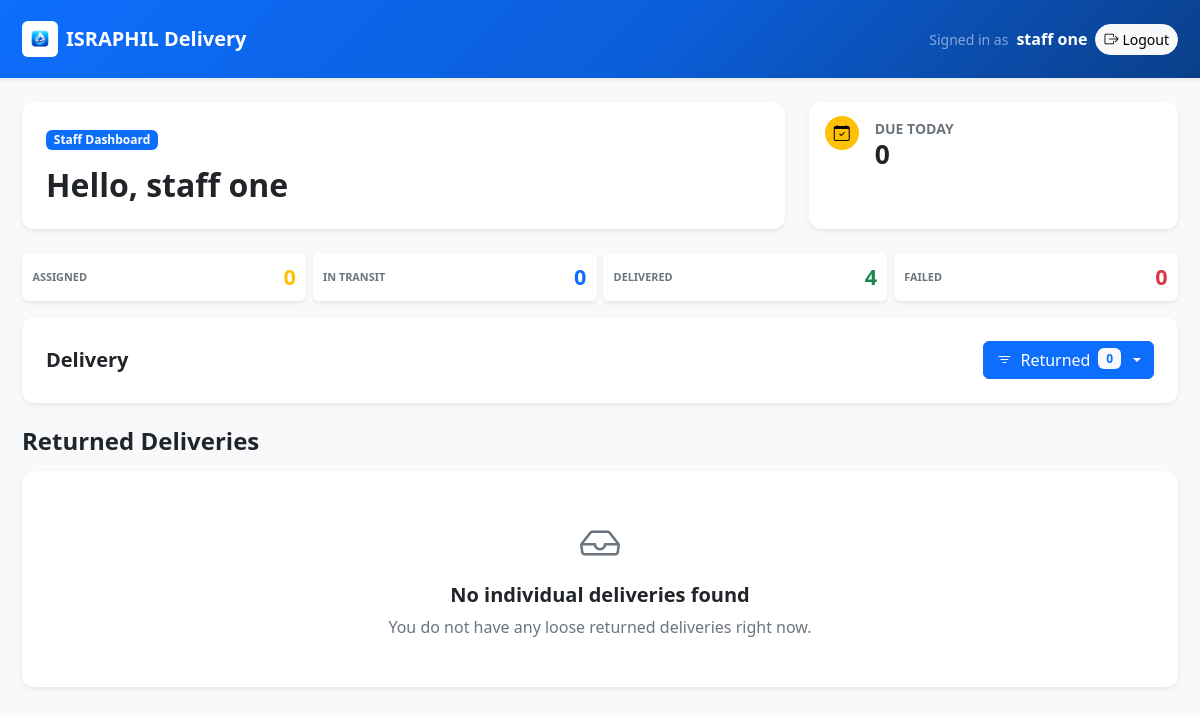
Before: /pages/staff/dashboard.php?status=returned (signed in) with the older database file.
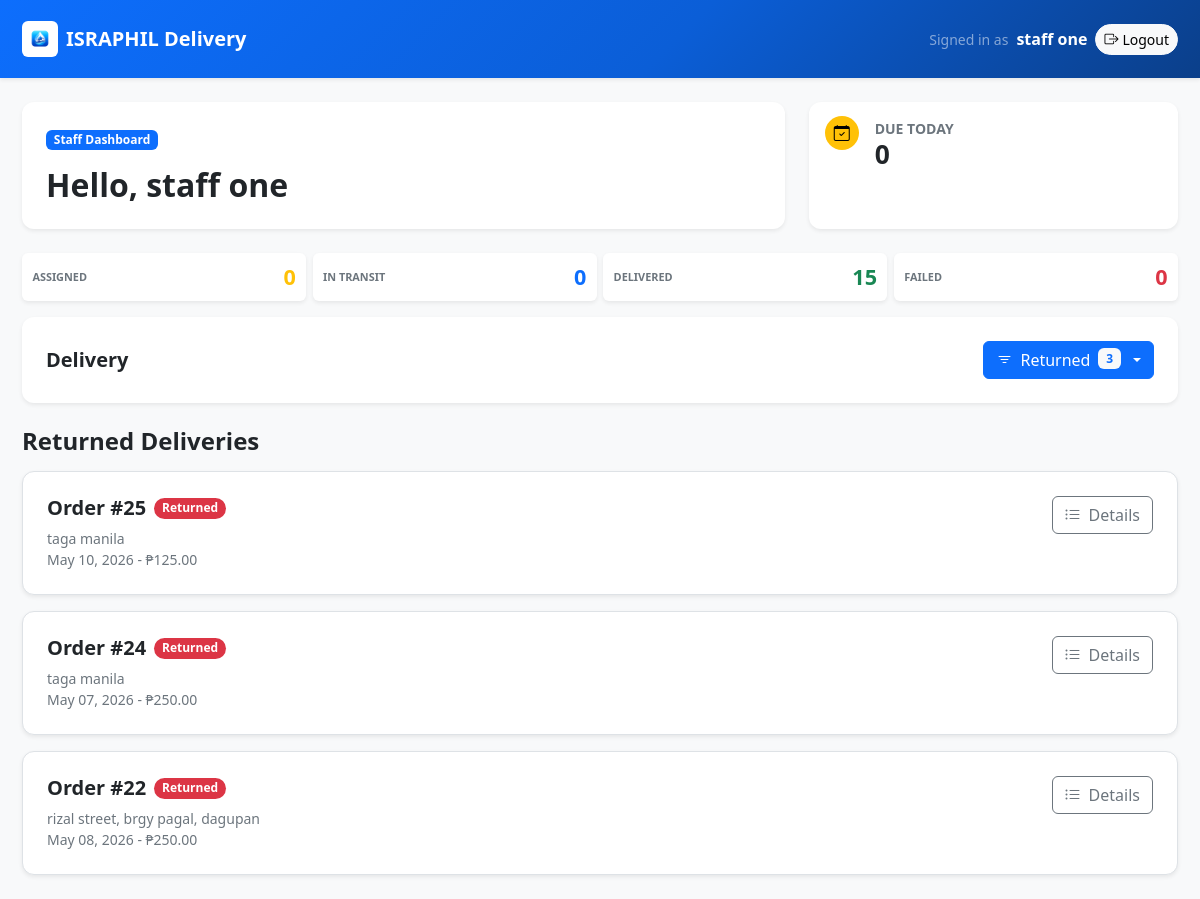
After: the same page with the newer database file.
### tables this page shows
CREATE TABLE `deliveries` (
  `delivery_id` int(11) NOT NULL,
  `order_id` int(11) NOT NULL,
  `staff_id` int(11) NOT NULL,
  `assigned_by` int(11) DEFAULT NULL,
  `assigned_at` timestamp NOT NULL DEFAULT current_timestamp(),
  `delivered_at` timestamp NULL DEFAULT NULL,
  `delivery_notes` text DEFAULT NULL,
  `delivery_status` enum('assigned','in_transit','delivered','failed','returned','cancelled') DEFAULT 'assigned',
  `proof_of_delivery` varchar(255) DEFAULT NULL
);

CREATE TABLE `orders` (
  `order_id` int(11) NOT NULL,
  `customer_id` int(11) NOT NULL,
  `order_date` timestamp NOT NULL DEFAULT current_timestamp(),
  `delivery_date` date DEFAULT NULL,
  `delivery_address` text NOT NULL,
  `delivery_street` text DEFAULT NULL,
  `delivery_barangay` varchar(120) DEFAULT NULL,
  `delivery_city` varchar(120) DEFAULT NULL,
  `delivery_province` varchar(120) DEFAULT NULL,
  `contact_number` varchar(20) DEFAULT NULL,
  `total_amount` decimal(10,2) DEFAULT 0.00,
  `payment_method` enum('cash_on_delivery','online_payment') DEFAULT 'cash_on_delivery',
  `payment_status` enum('pending','paid','failed') DEFAULT 'pending',
  `order_status` enum('pending','confirmed','processing','out_for_delivery','delivered','cancelled','returned') DEFAULT 'pending',
  `notes` text DEFAULT NULL,
  `created_at` timestamp NOT NULL DEFAULT current_timestamp(),
  `updated_at` timestamp NOT NULL DEFAULT current_timestamp() ON UPDATE current_timestamp()
);

### includes/auth.php (called while the page is built, shortened)
<?php
function require_active_session($conn, $allowed_roles, $redirect_path) {
    $user_id = (int) $_SESSION['user_id'];
    $stmt = $conn->prepare("SELECT user_id, username, full_name, role, status FROM users WHERE user_id = ? LIMIT 1");
    $stmt->bind_param("i", $user_id);
    $stmt->execute();
    $user = $stmt->get_result()->fetch_assoc();
    return $user;
}

### includes/order_logic.php (called while the page is built, shortened)
<?php
function sanitize_status_filter($value, $allowed, $default = 'all') {
    return in_array($value, $allowed, true) ? $value : $default;
}

### pages/staff/dashboard.php (the view, shortened to what the changed rows need)
<?php
require_once '../../includes/db_connect.php';
require_once '../../includes/auth.php';
require_once '../../includes/order_logic.php';
$staff_user = require_active_session($conn, ['staff'], '../../index.php');
$staff_id = (int) ($staff_user['user_id'] ?? ($_SESSION['user_id'] ?? 0));
$staff_name = $staff_user['full_name'] ?? ($_SESSION['full_name'] ?? 'Delivery Staff');
$status_filter = sanitize_status_filter($_GET['status'] ?? 'assigned', ['all', 'assigned', 'in_transit', 'delivered', 'failed', 'returned', 'cancelled'], 'assigned');
$where_clause = "AND d.delivery_status = ?";
$order_clause = "ORDER BY o.delivery_date ASC, d.assigned_at ASC";
if (in_array($status_filter, ['delivered', 'failed', 'returned', 'cancelled'], true)) {
    $order_clause = "ORDER BY COALESCE(d.delivered_at, d.assigned_at, o.order_date) DESC";
}
$deliveries_query = "
    SELECT d.*, o.order_id, o.customer_id, o.delivery_address, o.contact_number,
           o.delivery_date, o.total_amount, o.notes as order_notes,
           order_items.item_summary, order_items.total_quantity,
           c.full_name as customer_name, c.phone as customer_phone
    FROM deliveries d
    JOIN orders o ON d.order_id = o.order_id
    LEFT JOIN (
        SELECT oi.order_id,
               GROUP_CONCAT(CONCAT(i.item_name, ' x', oi.quantity) ORDER BY i.item_name SEPARATOR ', ') as item_summary,
               SUM(oi.quantity) as total_quantity
        FROM order_items oi
        JOIN inventory i ON oi.inventory_id = i.inventory_id
        GROUP BY oi.order_id
    ) order_items ON o.order_id = order_items.order_id
    JOIN users c ON o.customer_id = c.user_id
    WHERE d.staff_id = ? $where_clause
    AND NOT EXISTS (
        SELECT 1
        FROM delivery_batch_items bi
        JOIN delivery_batches b ON b.batch_id = bi.batch_id
        WHERE bi.order_id = d.order_id
            AND bi.item_status = 'active'
            AND b.batch_status IN ('assigned', 'in_transit')
    )
    $order_clause
";
$stmt = $conn->prepare($deliveries_query);
$delivery_rows = [];
if ($stmt) {
    if ($status_filter === 'all') {
        $stmt->bind_param("i", $staff_id);
    } else {
        $stmt->bind_param("is", $staff_id, $status_filter);
    }
    $stmt->execute();
    $deliveries = $stmt->get_result();
    $delivery_rows = $deliveries ? $deliveries->fetch_all(MYSQLI_ASSOC) : [];
} else {
    $error = "Unable to load your deliveries.";
}
$counts = [
    'assigned' => 0,
    'in_transit' => 0,
    'delivered' => 0,
    'failed' => 0,
    'returned' => 0,
    'cancelled' => 0,
    'total' => 0,
];
$counts_result = $conn->query("
    SELECT
        SUM(CASE WHEN delivery_status = 'assigned' THEN 1 ELSE 0 END) as assigned,
        SUM(CASE WHEN delivery_status = 'in_transit' THEN 1 ELSE 0 END) as in_transit,
        SUM(CASE WHEN delivery_status = 'delivered' THEN 1 ELSE 0 END) as delivered,
        SUM(CASE WHEN delivery_status = 'failed' THEN 1 ELSE 0 END) as failed,
        SUM(CASE WHEN delivery_status = 'returned' THEN 1 ELSE 0 END) as returned,
        SUM(CASE WHEN delivery_status = 'cancelled' THEN 1 ELSE 0 END) as cancelled,
        COUNT(*) as total
    FROM deliveries WHERE staff_id = $staff_id
");
if ($counts_result) {
    $counts = array_merge($counts, $counts_result->fetch_assoc() ?: []);
}
$queue_filter_labels = [
    'all' => 'All',
    'assigned' => 'Assigned',
    'in_transit' => 'In Transit',
    'delivered' => 'Delivered',
    'failed' => 'Failed',
    'returned' => 'Returned',
    'cancelled' => 'Cancelled',
];
function staff_delivery_status_badge_class($status) {
    switch ($status) {
        case 'failed':
        case 'returned':
            return 'text-bg-danger';
    }
}
function staff_delivery_status_label($status) {
    return ucfirst(str_replace('_', ' ', (string) $status));
}
function staff_format_date($value, $format = 'M d, Y') {
    $timestamp = strtotime((string) $value);
    return date($format, $timestamp);
}
function staff_excerpt($value, $length = 88) {
    $value = trim((string) $value);
    if ($value === '' || strlen($value) <= $length) {
        return $value;
    }
    return substr($value, 0, max(0, $length - 3)) . '...';
}
?>
<!DOCTYPE html>
<html lang="en">
<head>
    <link href="https://cdn.jsdelivr.net/npm/bootstrap@5.3.3/dist/css/bootstrap.min.css" rel="stylesheet">
    <link href="https://cdn.jsdelivr.net/npm/bootstrap-icons@1.11.3/font/bootstrap-icons.min.css" rel="stylesheet">
    <link href="../../style/staff/dashboard.css?v=20260522d" rel="stylesheet">
</head>
<body class="bg-light">
    <main class="container staff-shell py-4">
        <section class="row g-4 align-items-stretch mb-4">
            <div class="col-lg-8">
                <div class="card border-0 shadow-sm h-100 staff-card">
                    <div class="card-body p-4">
                        <h1 class="h2 fw-bold mb-0">Hello, <?php echo htmlspecialchars($staff_name); ?></h1>
                    </div>
                </div>
            </div>
        </section>
        <section class="row g-2 mb-3 staff-stat-strip">
            <div class="col-3">
                <a href="?status=delivered" class="card h-100 border-0 shadow-sm text-decoration-none stat-card <?php echo $status_filter === 'delivered' ? 'border-top border-4 border-success' : ''; ?>">
                    <div class="card-body d-flex align-items-center justify-content-between gap-2">
                        <span class="text-secondary small fw-semibold text-uppercase">Delivered</span>
                        <div class="staff-stat-count fw-bold text-success"><?php echo (int) ($counts['delivered'] ?? 0); ?></div>
                    </div>
                </a>
            </div>
        </section>
        <section class="card border-0 shadow-sm mb-4 staff-card">
            <div class="card-body p-3 p-sm-4">
                <div class="d-flex align-items-center justify-content-between gap-3 flex-wrap">
                    <div>
                        <h2 class="h5 fw-bold mb-0">Delivery</h2>
                    </div>
                    <div class="dropdown">
                        <button class="btn btn-primary dropdown-toggle d-inline-flex align-items-center gap-2" type="button" data-bs-toggle="dropdown" aria-expanded="false">
                            <i class="bi bi-filter" aria-hidden="true"></i>
                            <?php echo htmlspecialchars($queue_filter_labels[$status_filter] ?? 'Assigned'); ?>
                            <span class="badge text-bg-light text-primary">
                                <?php echo (int) ($status_filter === 'all' ? ($counts['total'] ?? 0) : ($counts[$status_filter] ?? 0)); ?>
                            </span>
                        </button>
                    </div>
                </div>
            </div>
        </section>
        <?php if (!empty($delivery_rows) || in_array($status_filter, ['delivered', 'failed', 'returned', 'cancelled'], true)): ?>
        <section class="mb-3">
            <h2 class="h4 fw-bold mb-0"><?php echo in_array($status_filter, ['delivered', 'failed', 'returned', 'cancelled'], true) ? htmlspecialchars(staff_delivery_status_label($status_filter)) . ' Deliveries' : 'Other Deliveries'; ?></h2>
        </section>
        <section class="d-grid gap-3">
            <?php if (!empty($delivery_rows)): ?>
                <?php foreach ($delivery_rows as $d):
                    $delivery_id = (int) ($d['delivery_id'] ?? 0);
                    $order_id = (int) ($d['order_id'] ?? 0);
                    $delivery_status = (string) ($d['delivery_status'] ?? 'assigned');
                    $delivery_date = (string) ($d['delivery_date'] ?? '');
                    $is_today = $delivery_date === date('Y-m-d') && $delivery_status === 'assigned';
                    $delivery_address = (string) ($d['delivery_address'] ?? '');
                    $total_amount = (float) ($d['total_amount'] ?? 0);
                    $details_id = 'looseDelivery' . $delivery_id;
                ?>
                <article class="card border shadow-sm delivery-card <?php echo $is_today ? 'is-today' : ''; ?>">
                    <div class="card-body p-3 p-sm-4">
                        <div class="d-flex flex-column flex-md-row gap-3 justify-content-md-between align-items-md-start">
                            <div>
                                <div class="d-flex flex-wrap align-items-center gap-2 mb-2">
                                    <h3 class="h5 fw-bold mb-0">Order #<?php echo $order_id; ?></h3>
                                    <span class="badge rounded-pill <?php echo staff_delivery_status_badge_class($delivery_status); ?>">
                                        <?php echo staff_delivery_status_label($delivery_status); ?>
                                    </span>
                                </div>
                                <div class="text-secondary small"><?php echo htmlspecialchars(staff_excerpt($delivery_address)); ?></div>
                                <div class="small text-secondary"><?php echo htmlspecialchars(staff_format_date($delivery_date)); ?> - &#8369;<?php echo number_format($total_amount, 2); ?></div>
                            </div>
                            <button type="button" class="btn btn-outline-secondary d-inline-flex align-items-center justify-content-center gap-2" data-bs-toggle="collapse" data-bs-target="#<?php echo $details_id; ?>" aria-expanded="false" aria-controls="<?php echo $details_id; ?>">
                                <i class="bi bi-list-ul" aria-hidden="true"></i>Details
                            </button>
                        </div>
                    </div>
                </article>
                <?php endforeach; ?>
            <?php else: ?>
                <div class="card border-0 shadow-sm staff-card">
                    <div class="card-body text-center py-5">
                        <div class="display-6 text-secondary mb-3"><i class="bi bi-inbox" aria-hidden="true"></i></div>
                        <h3 class="h5 fw-bold">No individual deliveries found</h3>
                        <p class="text-secondary mb-0">You do not have any loose <?php echo $status_filter !== 'all' ? htmlspecialchars(str_replace('_', ' ', $status_filter)) : ''; ?> deliveries right now.</p>
                    </div>
                </div>
            <?php endif; ?>
        </section>
        <?php endif; ?>
    </main>
</body>
</html>

Changed rows visible on the page:
added deliveries: order.order_id "25", delivery_status "Returned", order.delivery_address "taga manila", order.delivery_date "May 10, 2026", order.total_amount "125.00"
added deliveries: order.order_id "24", delivery_status "Returned", order.delivery_address "taga manila", order.delivery_date "May 07, 2026", order.total_amount "250.00"
added deliveries: order.order_id "22", delivery_status "Returned", order.delivery_address "rizal street, brgy pagal, dagupan", order.delivery_date "May 08, 2026", order.total_amount "250.00"
Other visible differences:
$counts['delivered']: "4" → "15"
str_replace('_', ' ', $status_filter): "returned" → (not shown)
text no longer shown: "0 No individual deliveries found You do not have any loose deliveries right now."
text now shown: "3"
